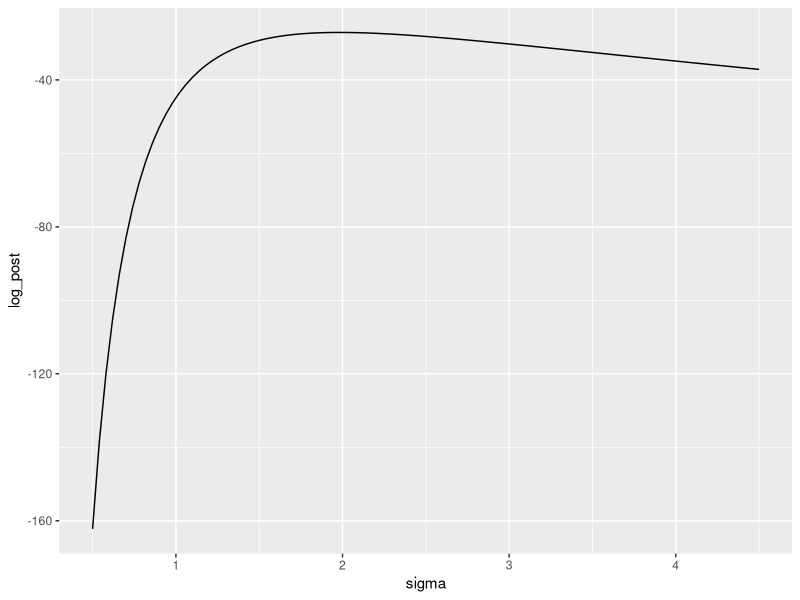
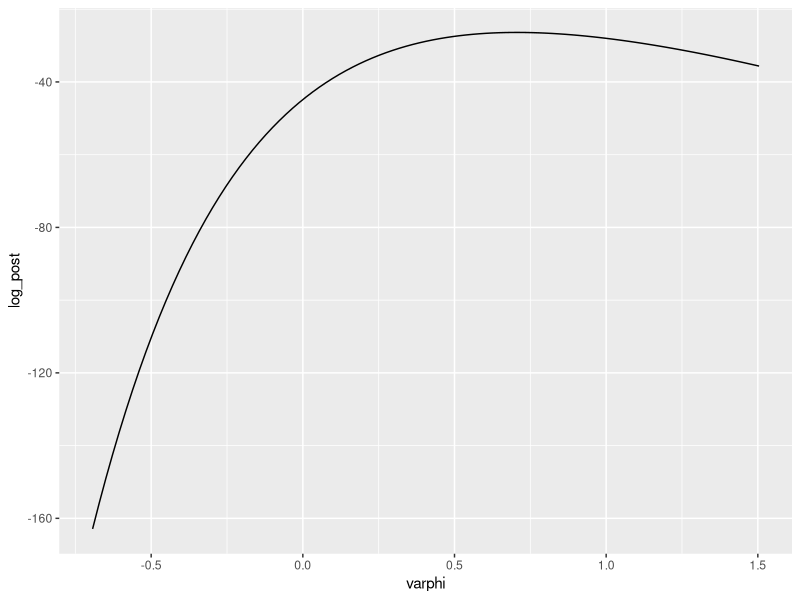

R code for these plots, in order:
## ---- chunk 1
knitr::opts_chunk$set(echo = TRUE)
## ---- chunk 2
library(dplyr)
library(ggplot2)
## ---- chunk 3
player_hits <- 189
player_atbats <- 602
## ---- chunk 4
player_mle <- player_hits/player_atbats
player_mle
## ---- chunk 5
### set the input arguments !!!
log_binom_pmf_unnorm <- function(events, trials, prob)
{
  # assign log_lik
  log_lik <- (events*log(prob)) + ((trials-events)*log(1-prob))
  # return log_lik
  return(log_lik)

  
}
## ---- chunk 6
tibble::tibble(
  mu = seq(from = .1 , to = .6, length.out = 101)
) %>% 
  mutate(log_lik = log_binom_pmf_unnorm(player_hits, player_atbats, mu))
## ---- chunk 7
### set the input arguments!
log_binom_pmf <- function(events, trials, prob)
{
  log_lik <- lchoose(trials, events)+ (events*log(prob))+ ((trials-events)*log(1-prob))
  # your code here
  return(log_lik)
}
## ---- chunk 8
tibble::tibble(
  mu = seq(from = .1 , to = .6, length.out = 101)
) %>% 
  mutate(log_lik = log_binom_pmf(player_hits, player_atbats, mu))
## ---- chunk 9
player_hits = 189
player_atbats <- 602
true_mu <- 0.3
hit_prob <- exp(log_binom_pmf(player_hits, player_atbats, true_mu))

hit_prob
## ---- chunk 10
dbinom(x = 189, size = 602, prob = 0.3)
### your code here
## ---- chunk 11
tibble::tibble(
mu = seq(from = 0.1, to = 0.6, length.out = 101)
) %>%
mutate(log_lik = dbinom(x=player_hits, size=player_atbats, prob=mu, log = TRUE))

## ---- chunk 12
coin_probs <- dbinom(x = 0:5, size = 11, prob = 0.25)
# print to screen
coin_probs
# length?
length(coin_probs)
## ---- chunk 13
sum(coin_probs)
### your code here
## ---- chunk 14
pbinom(q = 5, size = 11, prob = 0.25)
### your code here
## ---- chunk 15
abs(pbinom(q=175, size=602, prob=0.3) - pbinom(q=195, size=602, prob=0.3))
### your code here
abs(pbinom(q=165, size=602, prob=0.3) - pbinom(q=205, size=602, prob=0.3))
## ---- chunk 16
a_prior <- 41.76
b_prior <- 108.32
start_hits <- 6
start_atbats <- 30
## ---- chunk 17
start_mle <- start_hits/start_atbats
start_mle
## ---- chunk 18
prior_mean <- (a_prior-1)/(b_prior + a_prior - 2)
prior_mean
## ---- chunk 19
floor(b_prior + a_prior - 2)
## ---- chunk 20
qbeta(p=0.05, shape1=a_prior, shape2=b_prior)

qbeta(p=0.95, shape1=a_prior, shape2=b_prior)

## ---- chunk 21
a_post_start <- start_hits + a_prior
b_post_start <- start_atbats + b_prior - start_hits
a_post_player <- player_hits + a_prior
b_post_player <- player_atbats + b_prior - player_hits
## ---- chunk 22
post_mean_start <- (a_post_start-1)/(b_post_start+a_post_start-2)
post_mean_player <- (a_post_player-1)/(b_post_player + a_post_player -2)
post_mean_start
post_mean_player
## ---- chunk 23
qbeta(p=0.05, shape1=a_post_start, shape2=b_post_start)
qbeta(p=0.95, shape1=a_post_start, shape2=b_post_start)

qbeta(p=0.05, shape1=a_post_player, shape2=b_post_player)
qbeta(p=0.95, shape1=a_post_player, shape2=b_post_player)

## ---- chunk 24
1-qbeta(0.3, shape1=a_prior, shape2=b_prior)
1-qbeta(0.3, shape1=a_post_player, shape2=b_post_player)

## ---- chunk 25
N <- 21
v <- 4.2
## ---- chunk 26
### set input arguments !!!
log_post_sigma_unnorm <- function(sigma, N, v, lambda)
{
  log_post <- -1*(lambda*sigma) - (N*log(sigma))-((N/(2*(sigma**2)))*v)
  return(log_post)

  # your code here
}
## ---- chunk 27
tibble::tibble(
sigma = seq(from = 0.5, to = 4.5, length.out = 101)
) %>%
mutate(log_post = log_post_sigma_unnorm(sigma, N, v, lambda=0.75)) %>%
ggplot(mapping = aes(x=sigma, y=log_post)) + geom_line()

## ---- chunk 28
### set the input arguments !!!
log_post_varphi_unnorm <- function(varphi, N, v, lambda)
{
  # back-calculate sigma given varphi
  sigma <- exp(varphi)
  # calculate the unnormalized log-posterior on sigma
  log_post <- log_post_sigma_unnorm(sigma, N, v, lambda)
  # account for the derivative adjustment
  log_post <- log_post + varphi

  return(log_post)
}
## ---- chunk 29
tibble::tibble(
varphi = seq(from = log(0.5), to = log(4.5), length.out = 101)
) %>%
mutate(log_post = log_post_varphi_unnorm(varphi, N, v, lambda = 0.75)) %>%
ggplot(mapping = aes(x=varphi, y=log_post))+
geom_line()

